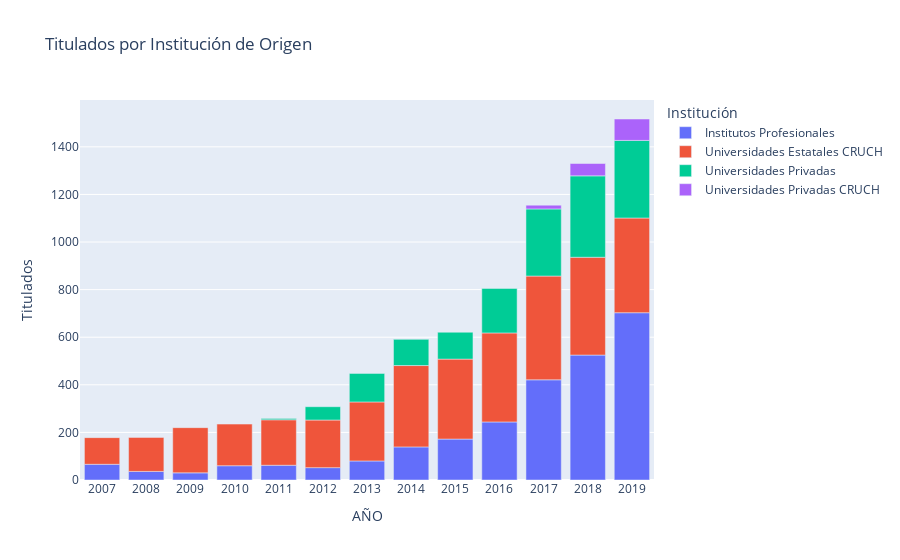

The notebook cell this image was saved under:
### Markdown cell above
## Titulados

La primera parada de este análisis es revisar cuánta gente (y de donde) se está titulando. Existe la idea generalizada que la profesión de la ingeniería en minas está saturada, y que hay muchos profesionales saliendo al campo laboral. ¿Será verdad?

Bueh, sí lo es:

### Code cell
titulados = pd.read_csv("Data/Titulacion.csv", delimiter = ';')
titulados["AÑO"] = titulados["AÑO"].str.extract(r'(\d+)')
con_minas = titulados[(titulados["NOMBRE CARRERA"].str.contains(r"\b(INGENIERIA|INGENIERÍA)\b.*\bMINAS\b"))]

tipo = pd.DataFrame(con_minas.groupby(["AÑO","CLASIFICACIÓN INSTITUCIÓN NIVEL 3"])["TOTAL TITULADOS"].agg(['sum','count'])).reset_index()
fig = px.bar(tipo, x="AÑO", color="CLASIFICACIÓN INSTITUCIÓN NIVEL 3", y="sum", title="Titulados por Institución de Origen")
fig.update_layout(yaxis={'title': 'Titulados'},
                    legend_title_text='Institución')
fig.show()

### Figure 1 — Plotly figure (JSON) as saved in the notebook; plotly's stock layout.template omitted (floating-point values rounded to 4 significant figures)
{"data": [{"alignmentgroup": "True", "hovertemplate": "CLASIFICACIÓN INSTITUCIÓN NIVEL 3=Institutos Profesionales<br>AÑO=%{x}<br>sum=%{y}<extra></extra>", "legendgroup": "Institutos Profesionales", "marker": {"color": "#636efa"}, "name": "Institutos Profesionales", "offsetgroup": "Institutos Profesionales", "orientation": "v", "showlegend": true, "textposition": "auto", "type": "bar", "x": ["2007", "2008", "2009", "2010", "2011", "2012", "2013", "2014", "2015", "2016", "2017", "2018", "2019"], "xaxis": "x", "y": [66, 36, 30, 60, 62, 52, 80, 139, 172, 244, 421, 525, 703], "yaxis": "y"}, {"alignmentgroup": "True", "hovertemplate": "CLASIFICACIÓN INSTITUCIÓN NIVEL 3=Universidades Estatales CRUCH<br>AÑO=%{x}<br>sum=%{y}<extra></extra>", "legendgroup": "Universidades Estatales CRUCH", "marker": {"color": "#EF553B"}, "name": "Universidades Estatales CRUCH", "offsetgroup": "Universidades Estatales CRUCH", "orientation": "v", "showlegend": true, "textposition": "auto", "type": "bar", "x": ["2007", "2008", "2009", "2010", "2011", "2012", "2013", "2014", "2015", "2016", "2017", "2018", "2019"], "xaxis": "x", "y": [112, 143, 190, 175, 191, 200, 248, 342, 336, 374, 436, 411, 398], "yaxis": "y"}, {"alignmentgroup": "True", "hovertemplate": "CLASIFICACIÓN INSTITUCIÓN NIVEL 3=Universidades Privadas<br>AÑO=%{x}<br>sum=%{y}<extra></extra>", "legendgroup": "Universidades Privadas", "marker": {"color": "#00cc96"}, "name": "Universidades Privadas", "offsetgroup": "Universidades Privadas", "orientation": "v", "showlegend": true, "textposition": "auto", "type": "bar", "x": ["2011", "2012", "2013", "2014", "2015", "2016", "2017", "2018", "2019"], "xaxis": "x", "y": [5, 56, 120, 110, 113, 187, 282, 342, 326], "yaxis": "y"}, {"alignmentgroup": "True", "hovertemplate": "CLASIFICACIÓN INSTITUCIÓN NIVEL 3=Universidades Privadas CRUCH<br>AÑO=%{x}<br>sum=%{y}<extra></extra>", "legendgroup": "Universidades Privadas CRUCH", "marker": {"color": "#ab63fa"}, "name": "Universidades Privadas CRUCH", "offsetgroup": "Universidades Privadas CRUCH", "orientation": "v", "showlegend": true, "textposition": "auto", "type": "bar", "x": ["2017", "2018", "2019"], "xaxis": "x", "y": [16, 52, 90], "yaxis": "y"}], "layout": {"barmode": "relative", "legend": {"title": {"text": "Institución"}, "tracegroupgap": 0}, "title": {"text": "Titulados por Institución de Origen"}, "xaxis": {"anchor": "y", "domain": [0, 1], "title": {"text": "AÑO"}}, "yaxis": {"anchor": "x", "domain": [0, 1], "title": {"text": "Titulados"}}}}
